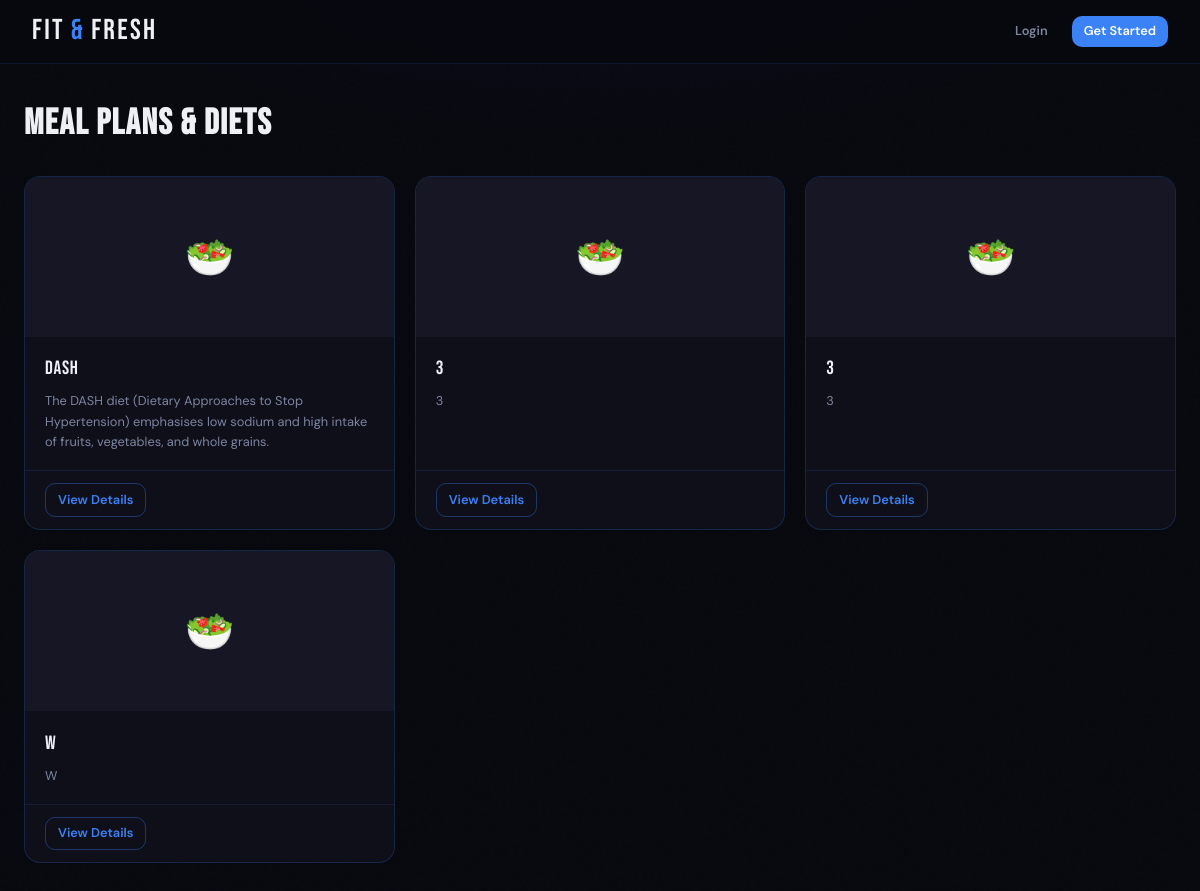
Before: /meal-plans with the older database file.
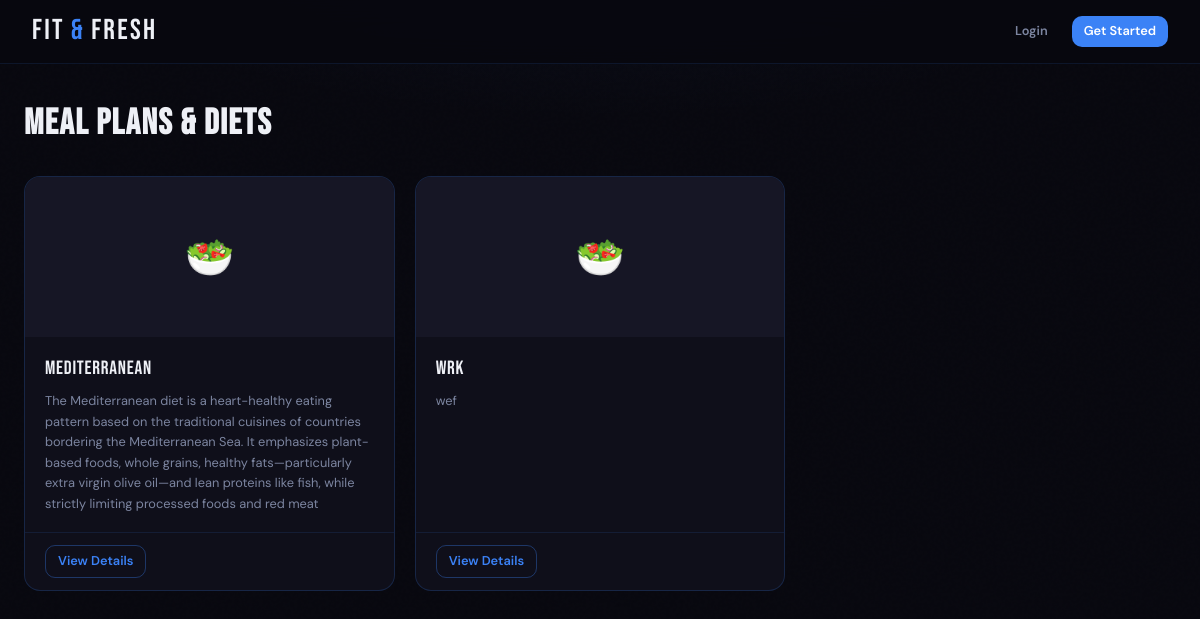
After: the same page with the newer database file.
### tables this page shows
CREATE TABLE meal_plan (id INTEGER PRIMARY KEY AUTOINCREMENT, name TEXT NOT NULL, description TEXT NOT NULL, meals TEXT NOT NULL, trainer_id INTEGER NOT NULL, FOREIGN KEY (trainer_id) REFERENCES user(id));

### App.py (the view)
@app.route("/meal-plans")
def meal_plans():
    conn = get_db()
    all_meal_plans = conn.execute("SELECT * FROM meal_plan").fetchall()
    conn.close()
    return render_template("meal_plans.html", meal_plans = all_meal_plans)

### DB_Models.py (called while the page is built)
def get_db():
    os.makedirs(os.path.dirname(DB_PATH), exist_ok = True) #Creates the instance folder if it doesn't exist
    conn = sqlite3.connect(DB_PATH) #Connects to the database file
    conn.row_factory = sqlite3.Row #Allows columns to be accessed by name instead of index
    conn.execute("PRAGMA foreign_keys = ON") #Enforces foreign key constraints
    return conn

### templates/meal_plans.html (shortened to what this page needs)
{% extends "base.html" %}
{% block content %}
<div class="page">
    <div class="page-header">
        <h2>Meal Plans & Diets</h2>
    </div>
    {% if meal_plans %}
    <div class="grid-3">
        {% for plan in meal_plans %}
        <div class="content-card">
            <div class="content-card-img-placeholder">🥗</div>
            <div class="content-card-body">
                <div class="content-card-title">{{ plan.name }}</div>
                <p class="content-card-meta">{{ plan.description }}</p>
            </div>
            <div class="content-card-footer">
                <a href="{{ url_for('meal_plan_detail', plan_id=plan.id) }}" class="btn btn-outline btn-sm">View Details</a>
            </div>
        </div>
        {% endfor %}
    </div>
    {% else %}
    <div class="empty-state">
        <div class="empty-state-icon">🥗</div>
        <h3>No Meal Plans Yet</h3>
        <p>Trainers haven't uploaded any meal plans yet.</p>
    </div>
    {% endif %}
</div>
{% endblock %}

Changed rows visible on the page:
removed meal_plan: name "DASH", description "The DASH diet (Dietary Approaches to Stop Hypertension) emphasises low sodium and high intake of fruits, vegetables, and whole grains."
removed meal_plan: name "3", description "3"
removed meal_plan: name "W", description "W"
added meal_plan: name "Mediterranean", description "The Mediterranean diet is a heart-healthy eating pattern based on the traditional cuisines of countries bordering the Mediterranean Sea. It emphasizes plant-based foods, whole grains, healthy fats—particularly extra virgin olive oil—and lean proteins like fish, while strictly limiting processed foods and red meat"
changed meal_plan: name "3" → "wrk"; description "3" → "wef"
